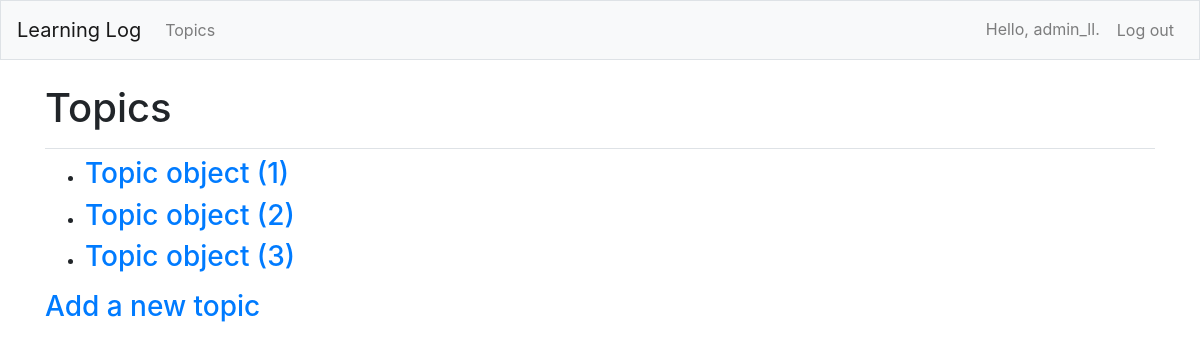
The app's page /topics/ (signed in) with its own data.
### MainApp/models.py (models this page shows)
class Topic(models.Model):
    text = models.CharField(max_length=200)
    date_added = models.DateTimeField(auto_now_add=True)
    owner = models.ForeignKey(User, on_delete=models.CASCADE)

### MainApp/views.py (the view)
# urls.py: path('topics/', views.topics, name='topics'),
@login_required
def topics(request):
    topics = Topic.objects.filter(owner=request.user).order_by('date_added')
    context = {'topics': topics}
    return render(request, 'MainApp/topics.html', context)

### MainApp/templates/MainApp/topics.html
{% extends "MainApp/base.html" %}
{% block page_header %}
  <h1>Topics</h1>
{% endblock page_header %}
{% block content %}
  <ul>
    {% for topic in topics %}
      <li>
        <h3><a href="{% url 'MainApp:topic' topic.id %}">{{ topic }}</a></h3>
      </li>
    {% empty %}
      <li><h3>No topics have been added yet.</h3></li>
    {% endfor %}
  </ul>
  <h3><a href="{% url 'MainApp:new_topic' %}">Add a new topic</a></h3>
{% endblock content %}

### MainApp/templates/MainApp/base.html (shortened to what this page needs)
{% load bootstrap4 %}
<!doctype html>
<html lang="en">
<head>
  {% bootstrap_css %}
</head>
<body>
  <nav class="navbar navbar-expand-md navbar-light bg-light mb-4 border">
    <a class="navbar-brand" href="{% url 'MainApp:index' %}">Learning Log</a>
    <div class="collapse navbar-collapse" id="navbarCollapse">
      <ul class="navbar-nav mr-auto">
        <li class="nav-item">
          <a class="nav-link" href="{% url 'MainApp:topics' %}">Topics</a>
        </li>
      </ul>
      <ul class="navbar-nav ml-auto">
        {% if user.is_authenticated %}
          <li class="nav-item">
            <span class="navbar-text mr-2">Hello, {{ user.username }}.</span>
          </li>
          <li class="nav-item">
            <form action="{% url 'users:logout' %}" method="post" class="form-inline">
              <button type="submit" class="btn btn-link nav-link">Log out</button>
            </form>
          </li>
        {% endif %}
      </ul>
    </div>
  </nav>
  <main role="main" class="container">
    <div class="pb-2 mb-2 border-bottom">
      {% block page_header %}{% endblock page_header %}
    </div>
    <div>
      {% block content %}{% endblock content %}
    </div>
  </main>
</body>
</html>

### records on screen
Topic: id "Topic object (1)"
Topic: id "Topic object (2)"
Topic: id "Topic object (3)"

### other values on screen
{{ user.username }} "admin_ll"
